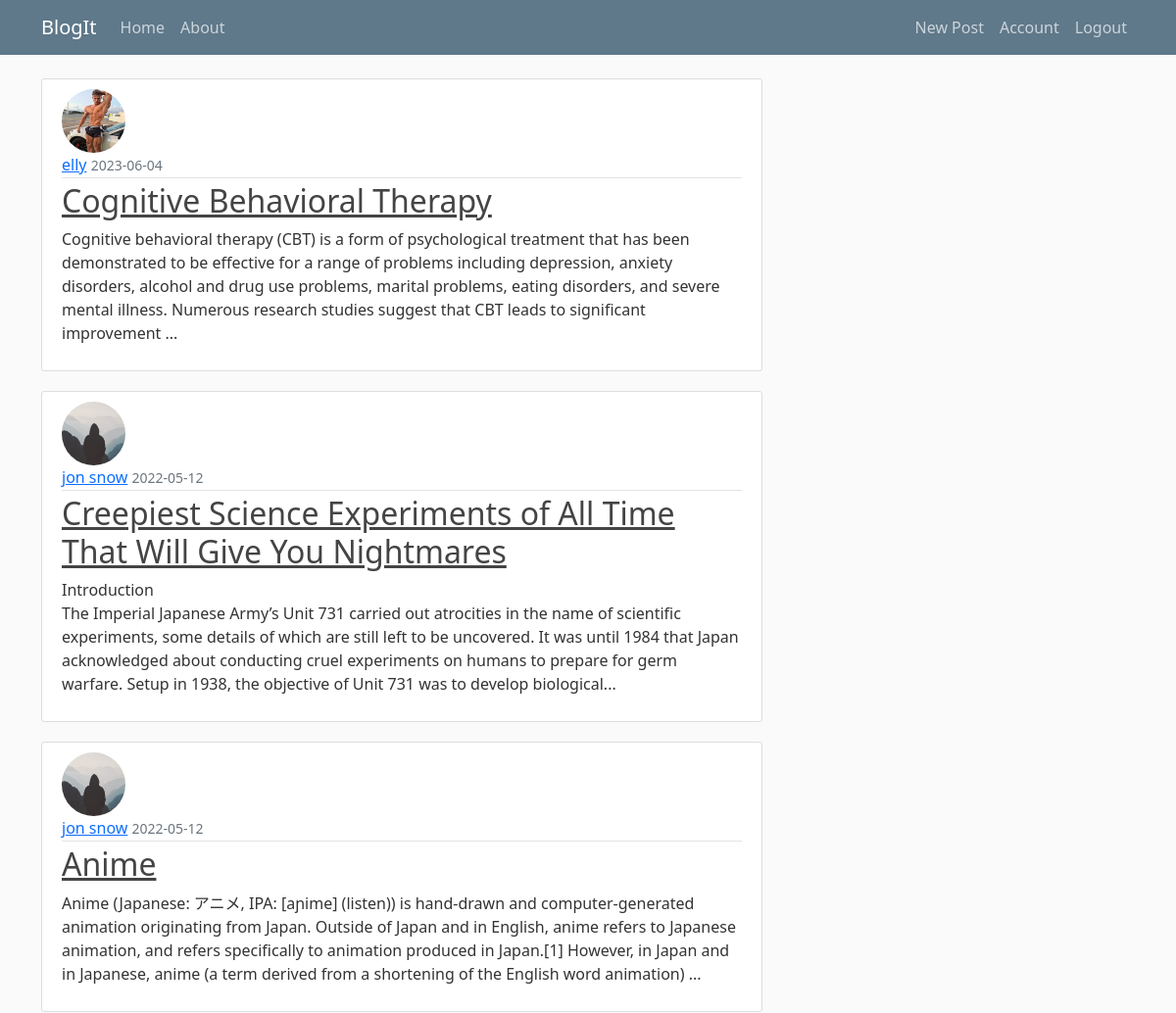
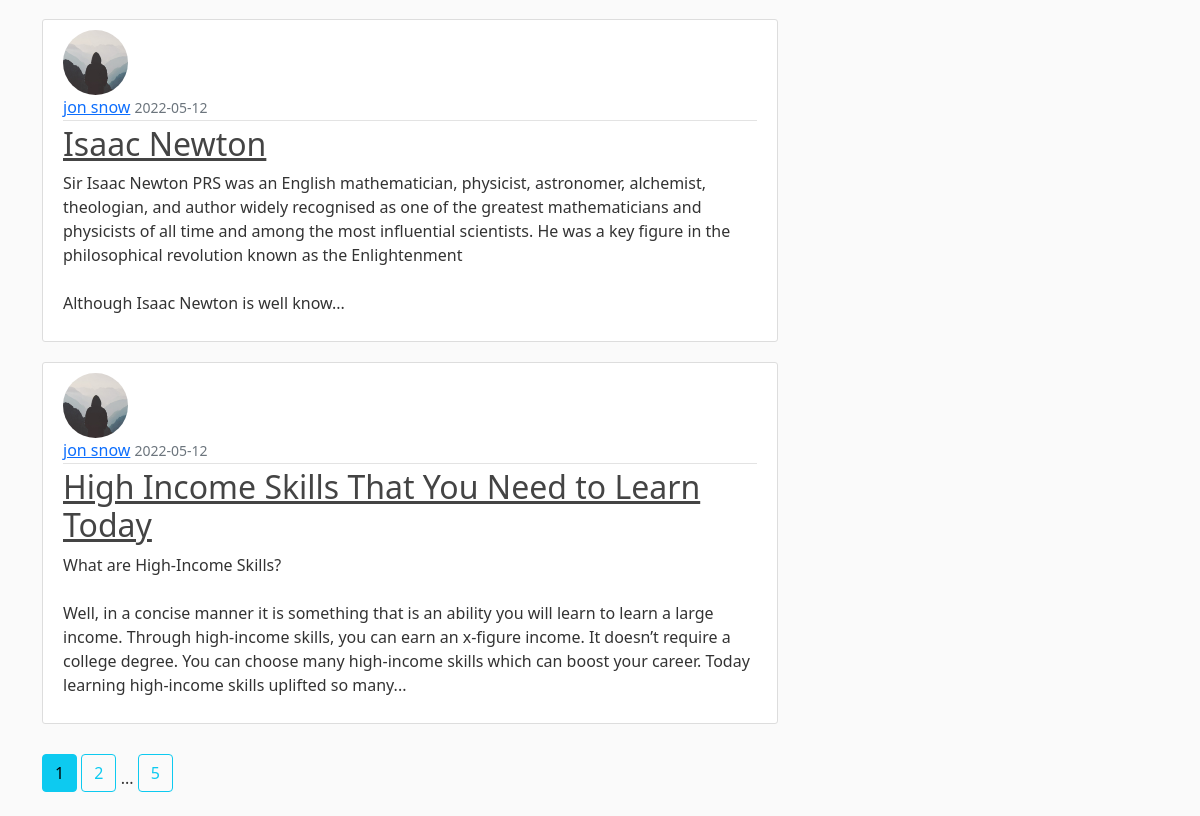
Screenshot of /home (signed in) with the database file from the repository (2 pictures, top to bottom).
### flaskblog/models.py (models this page shows, shortened)
class Post(db.Model):
    id = db.Column(db.Integer, primary_key=True)
    title = db.Column(db.String(100), nullable=False)
    date_posted = db.Column(db.DateTime, nullable=False, default=datetime.utcnow)
    content = db.Column(db.Text, nullable=False)
    user_id = db.Column(db.Integer, db.ForeignKey('user.id'), nullable=False)

class User(db.Model, UserMixin):
    id = db.Column(db.Integer, primary_key=True)        # setting column id of type integer and making it a primary key by setting primary_key contraint to True
    username = db.Column(db.String(20), unique=True, nullable=False)
    email = db.Column(db.String(120), unique=True, nullable=False)
    image_file = db.Column(db.String(20), nullable=False, default='default.jpg')
    password = db.Column(db.String(60), nullable=False)
    posts = db.relationship('Post', backref='author', lazy=True)

### flaskblog/main/routes.py (the view)
@main.route('/')
@main.route('/home')
def home():
    page = request.args.get('page', 1, type=int)   # fetching page - 1 is default page number, type int verifies if page number passed is int
    posts = Post.query.order_by(Post.date_posted.desc()).paginate(page=page, per_page=5)
    return render_template('home.html', posts=posts)

### flaskblog/models.py (called while the page is built)
@login_manager.user_loader
def load_user(user_id):
    return User.query.get(int(user_id))

### flaskblog/templates/home.html
{% extends "layout.html" %}
{% block content %}
	{% for post in posts.items %}
		<article class="media content-section">
			<img class="rounded-circle article-img" src="{{ url_for('static', filename='profile_pics/' + post.author.image_file) }}">
			<div class="media-body">
				<div class="article-metadata">
				  <a class="mr-2" href="{{ url_for('users.user_posts', username=post.author.username) }}">{{ post.author.username }}</a>
				  <small class="text-muted">{{ post.date_posted.strftime('%Y-%m-%d') }}</small>
				</div>
				<h2><a class="article-title" href="{{ url_for('posts.post', post_id=post.id) }}">{{ post.title }}</a></h2>
				<p class="article-content">{{ post.content[:350] }}...</p>
			</div>
		</article>
	{% endfor %}
	{% for page_num in posts.iter_pages(left_edge=1, right_edge=1, left_current=1, right_current=2) %}
		{% if page_num %}
			{% if posts.page == page_num %}
				<a class="btn btn-info mb-4" href="{{ url_for('main.home', page=page_num) }}">{{ page_num }}</a>
			{% else %}
				<a class="btn btn-outline-info mb-4" href="{{ url_for('main.home', page=page_num) }}">{{ page_num }}</a>
			{% endif %}
		{% else %}
			...
		{% endif %}
	{% endfor %}
{% endblock content %}

### flaskblog/static/main.css (style rules this page uses)
body { background: #fafafa; color: #333333; margin-top: 5rem; }
h1, h2, h3, h4, h5, h6 { color: #444444; }
.content-section { background: #ffffff; padding: 10px 20px; border: 1px solid #dddddd; border-radius: 3px; margin-bottom: 20px; }
.article-title { color: #444444; }
.article-content { white-space: pre-line; }
.article-img { height: 65px; width: 65px; margin-right: 16px; }
.article-metadata { padding-bottom: 1px; margin-bottom: 4px; border-bottom: 1px solid #e3e3e3 }
.btn { margin: 10px 0; }

### rows the page displays
Post: image_file (picture), author.username "elly", date_posted "2023-06-04", title "Cognitive Behavioral Therapy", content "Cognitive behavioral therapy (CBT) is a form of psychological treatment that has been demonstrated to be effective for a range of problems including depression, anxiety disorders, alcohol and drug use problems, marital problems, eating disorders, and severe mental illness. Numerous research studies suggest that CBT leads to significant improvement"
Post: image_file (placeholder picture), author.username "jon snow", date_posted "2022-05-12", title "Creepiest Science Experiments of All Time That Will Give You Nightmares", content "Introduction The Imperial Japanese Army’s Unit 731 carried out atrocities in the name of scientific experiments, some details of which are still left to be uncovered. It was until 1984 that Japan acknowledged about conducting cruel experiments on humans to prepare for germ warfare. Setup in 1938, the objective of Unit 731 was to develop biological"
Post: image_file (placeholder picture), author.username "jon snow", date_posted "2022-05-12", title "Anime", content "Anime (Japanese: アニメ, IPA: [aɲime] (listen)) is hand-drawn and computer-generated animation originating from Japan. Outside of Japan and in English, anime refers to Japanese animation, and refers specifically to animation produced in Japan.[1] However, in Japan and in Japanese, anime (a term derived from a shortening of the English word animation)"
Post: image_file (placeholder picture), author.username "jon snow", date_posted "2022-05-12", title "Isaac Newton", content "Sir Isaac Newton PRS was an English mathematician, physicist, astronomer, alchemist, theologian, and author widely recognised as one of the greatest mathematicians and physicists of all time and among the most influential scientists. He was a key figure in the philosophical revolution known as the Enlightenment Although Isaac Newton is well know"
Post: image_file (placeholder picture), author.username "jon snow", date_posted "2022-05-12", title "High Income Skills That You Need to Learn Today", content "What are High-Income Skills? Well, in a concise manner it is something that is an ability you will learn to learn a large income. Through high-income skills, you can earn an x-figure income. It doesn’t require a college degree. You can choose many high-income skills which can boost your career. Today learning high-income skills uplifted so many"

### other values shown
{{ page_num }} "1"
{{ page_num }} "2" "5"
